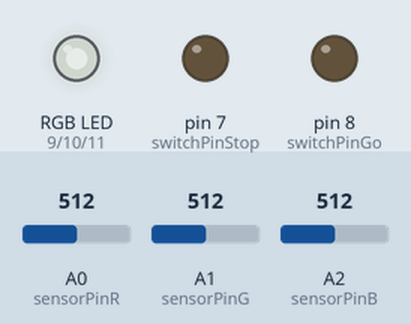
A sketch run on a simulated Arduino Uno, built with avr-gcc and run on an emulated ATmega328P. On the bench: an RGB LED mixed from three pins (HIGH = lit), output pins drawn as LEDs (lit = HIGH). The test bench sets the inputs (shaded band); at power-on: A1 (sensorPinG) = 512, A0 (sensorPinR) = 512, A2 (sensorPinB) = 512. Dim RGB values are drawn brighter than linear.

Above: at 1.2 s.
1.3 s: A1 (sensorPinG) set to 716
At 2.2 s:
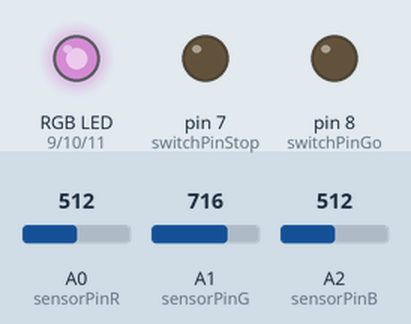
2.8 s: A0 (sensorPinR) set to 306
At 3.3 s:
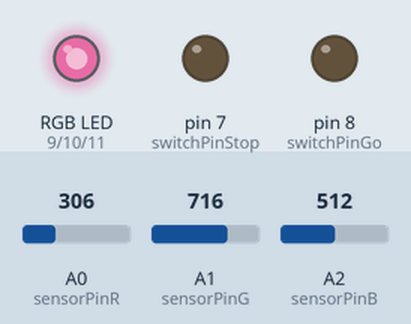
4.3 s: A2 (sensorPinB) set to 306
At 5.5 s:
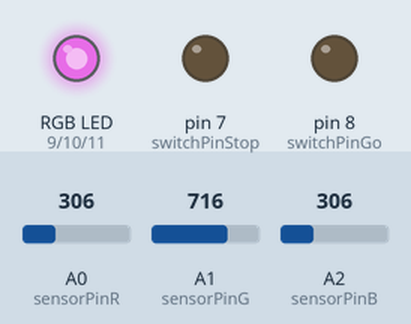
5.8 s: A0 (sensorPinR) set to 122
At 6.8 s:
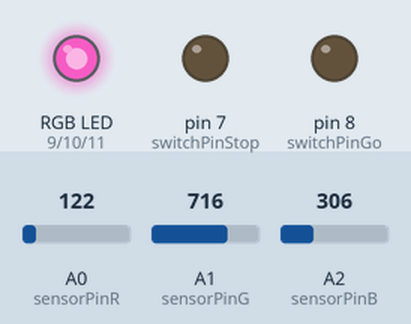
7.3 s: A1 (sensorPinG) set to 900
At 8.0 s:
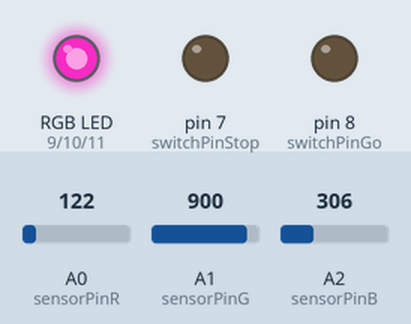
8.8 s: A2 (sensorPinB) set to 122
At 9.1 s:
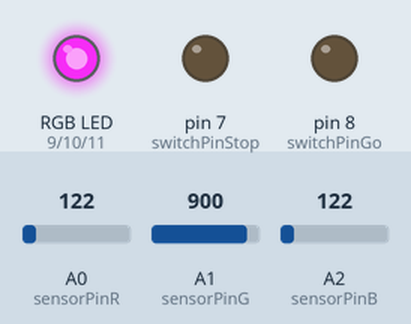
Timing chart, 0 to 11.3 s (numbered marks = the images above; inputs shaded):
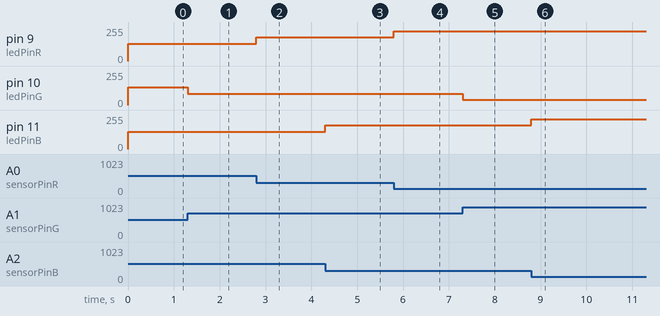

The sketch:

lab1_ExtraCredit.ino
```cpp
//Button
int switchPinStop = 7;
int switchPinGo = 8;

// The potentiometers are connected to A0, A1, A2
int sensorPinR = 0;
int sensorPinG = 1;
int sensorPinB = 2;

//LED RGB
int ledPinR = 9;
int ledPinG = 10;
int ledPinB = 11;

//set RGB values
int red=0;
int green=0;
int blue=0;

//check RGB sensor values
int sensorValueR;
int sensorValueG;
int sensorValueB;

void setup(){
  //Butons
  pinMode(switchPinGo, INPUT);
  pinMode(switchPinStop, INPUT);

    pinMode(switchPinGo, OUTPUT);
  pinMode(switchPinStop, OUTPUT);
  //LED
  pinMode(ledPinR, OUTPUT);
  pinMode(ledPinG, OUTPUT);
  pinMode(ledPinB, OUTPUT);

  pinMode(red, INPUT);
  pinMode(green, INPUT);
  pinMode(blue, INPUT);
  Serial.begin(9600);
}

void loop(){
  sensorValueR = analogRead(sensorPinR);
  sensorValueG = analogRead(sensorPinG);
  sensorValueB = analogRead(sensorPinB);
  red = map(sensorValueR, 0, 1023, 255, 0);
  green = map(sensorValueG, 0, 1023, 255, 10);
  blue = map(sensorValueB, 0, 1023, 255, 0);

  if (digitalRead(switchPinGo)== HIGH){
    digitalWrite(switchPinGo, HIGH);
    if (digitalRead(switchPinStop)== HIGH){
      digitalWrite(switchPinGo, LOW);
      green = map(sensorValueG, 0, 1023, 255, 10);
    }
    analogWrite(ledPinG, 255);
    analogWrite(ledPinR, 0);
    analogWrite(ledPinB, 0);
  }else{
    analogWrite(ledPinR, red);
    analogWrite(ledPinG, green);
    analogWrite(ledPinB, blue);
  }
}
```

Measured:
- after the input at 1.3 s, pin 10 (ledPinG): 133/255 → 84/255 at once
- after the input at 2.8 s, pin 9 (ledPinR): 128/255 → 179/255 at once
- after the input at 4.3 s, pin 11 (ledPinB): 128/255 → 179/255 at once
- after the input at 5.8 s, pin 9 (ledPinR): 179/255 → 225/255 at once
- after the input at 7.3 s, pin 10 (ledPinG): 84/255 → 40/255 at once
- after the input at 8.8 s, pin 11 (ledPinB): 179/255 → 225/255 at once
